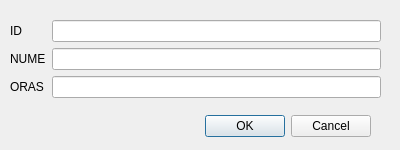
<?xml version="1.0" encoding="UTF-8"?>
<ui version="4.0">
 <class>AddOrganizatie</class>
 <widget class="QDialog" name="AddOrganizatie">
  <property name="geometry">
   <rect>
    <x>0</x>
    <y>0</y>
    <width>400</width>
    <height>150</height>
   </rect>
  </property>
  <property name="windowTitle">
   <string>Dialog</string>
  </property>
  <widget class="QDialogButtonBox" name="buttonBox">
   <property name="geometry">
    <rect>
     <x>30</x>
     <y>110</y>
     <width>341</width>
     <height>32</height>
    </rect>
   </property>
   <property name="orientation">
    <enum>Qt::Horizontal</enum>
   </property>
   <property name="standardButtons">
    <set>QDialogButtonBox::Cancel|QDialogButtonBox::Ok</set>
   </property>
  </widget>
  <widget class="QWidget" name="layoutWidget">
   <property name="geometry">
    <rect>
     <x>10</x>
     <y>20</y>
     <width>371</width>
     <height>81</height>
    </rect>
   </property>
   <layout class="QFormLayout" name="formLayout">
    <item row="0" column="0">
     <widget class="QLabel" name="label">
      <property name="text">
       <string>ID</string>
      </property>
     </widget>
    </item>
    <item row="0" column="1">
     <widget class="QLineEdit" name="TB_id"/>
    </item>
    <item row="1" column="0">
     <widget class="QLabel" name="label_2">
      <property name="text">
       <string>NUME</string>
      </property>
     </widget>
    </item>
    <item row="1" column="1">
     <widget class="QLineEdit" name="TB_nume"/>
    </item>
    <item row="2" column="0">
     <widget class="QLabel" name="label_3">
      <property name="text">
       <string>ORAS</string>
      </property>
     </widget>
    </item>
    <item row="2" column="1">
     <widget class="QLineEdit" name="TB_oras"/>
    </item>
   </layout>
  </widget>
 </widget>
 <resources/>
 <connections>
  <connection>
   <sender>buttonBox</sender>
   <signal>accepted()</signal>
   <receiver>AddOrganizatie</receiver>
   <slot>accept()</slot>
   <hints>
    <hint type="sourcelabel">
     <x>248</x>
     <y>254</y>
    </hint>
    <hint type="destinationlabel">
     <x>157</x>
     <y>274</y>
    </hint>
   </hints>
  </connection>
  <connection>
   <sender>buttonBox</sender>
   <signal>rejected()</signal>
   <receiver>AddOrganizatie</receiver>
   <slot>reject()</slot>
   <hints>
    <hint type="sourcelabel">
     <x>316</x>
     <y>260</y>
    </hint>
    <hint type="destinationlabel">
     <x>286</x>
     <y>274</y>
    </hint>
   </hints>
  </connection>
 </connections>
</ui>
